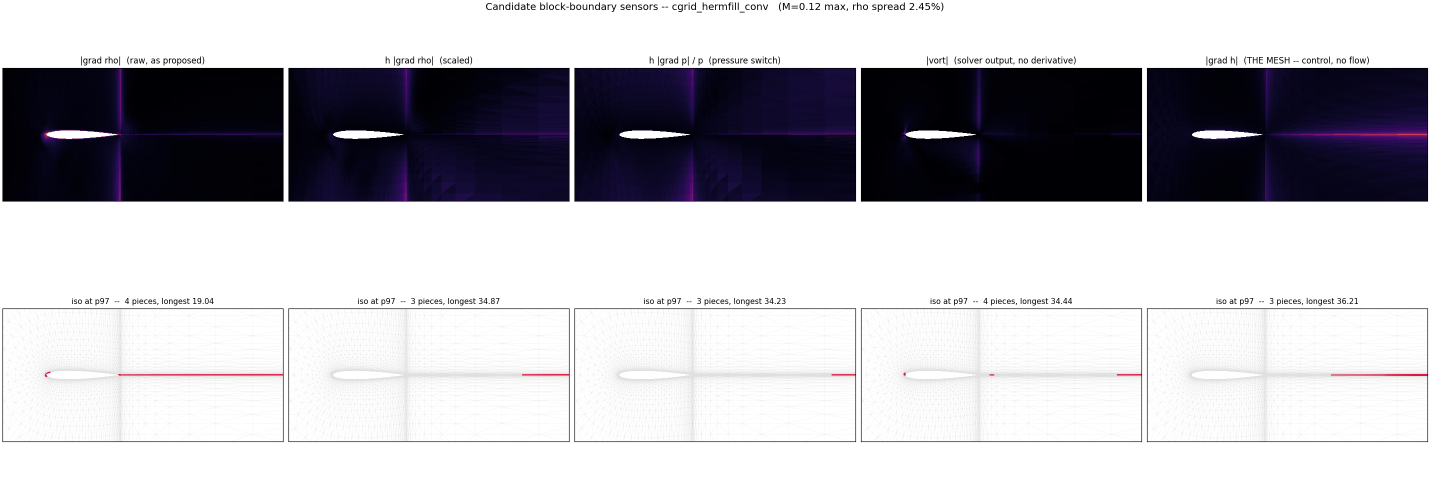
#> input picture prototypes/sensor_fields/sensors_cgrid_hermfill_conv.png, 2860 x 990 px (shown at 1/2 size)
$ python plot_vs_icing_video.py ../../../prototypes/sensor_fields/sensors_cgrid_hermfill_conv.png ../../../prototypes/sensor_fields/sensors_hybrid_probe_cfl03.png ../../../prototypes/sensor_fields/sensors_hybrid_probe_cfl03.png
#> lines starting #> are read from the running program, lines starting #| are printed output that depends on the picture
import sys, numpy as np, matplotlib
matplotlib.use("Agg")
import matplotlib.pyplot as plt
matplotlib.rcParams["font.sans-serif"] = ["Heiti TC","PingFang HK","Arial Unicode MS","DejaVu Sans"]
matplotlib.rcParams["axes.unicode_minus"] = False
from matplotlib.collections import LineCollection
from PIL import Image
INK, SEC, MUT, GRID = "#0b0b0b", "#52514e", "#898781", "#e1e0d9"
frame, mesh, out = sys.argv[1], sys.argv[2], sys.argv[3]
img = np.asarray(Image.open(frame).convert("RGB"))[250:450, 280:560]
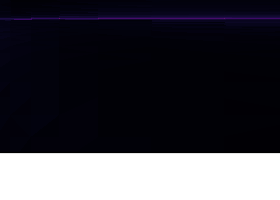
#> img: shape (200, 280, 3); mean R, G, B 61.7, 61, 68.4
def read(p):
#> (the run stopped early here; a loop or call above may not have finished)

$ run again, on prototypes/sensor_fields/sensors_hybrid_probe_transonic.png
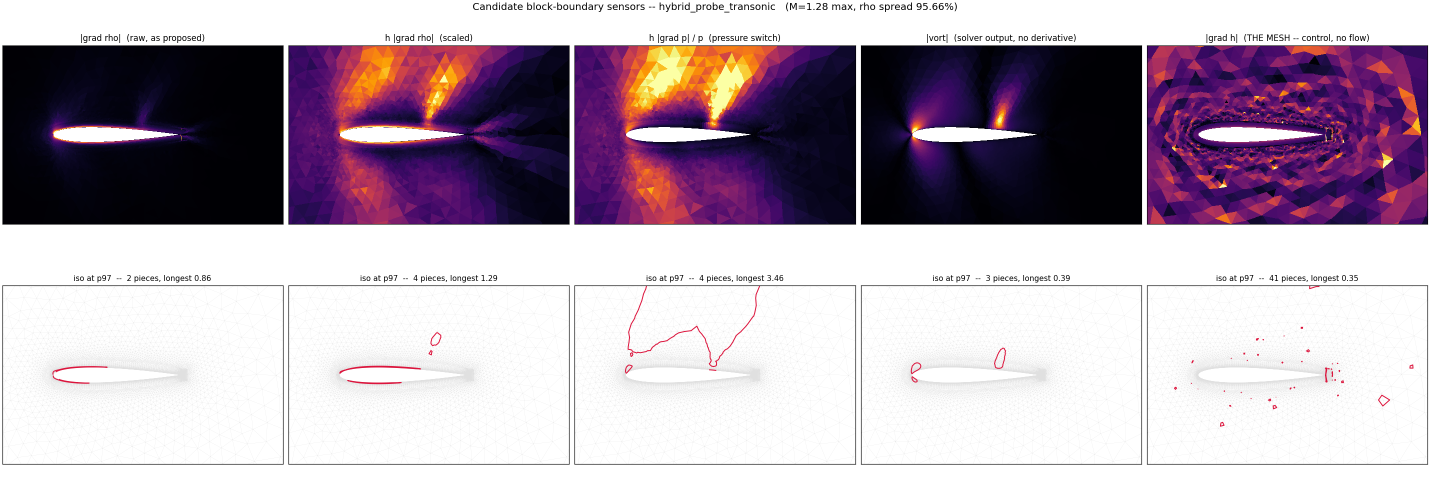
#> input picture prototypes/sensor_fields/sensors_hybrid_probe_transonic.png, 2860 x 990 px (shown at 1/2 size)
#> `img = np.asarray(Image.open(frame).convert("RGB"))[250:450, 280:560]`:
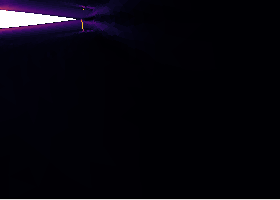
#> img: shape (200, 280, 3); mean R, G, B 7.3, 5.7, 13.7

$ run again, on prototypes/sensor_fields/sensors_tworing_conv_control.png
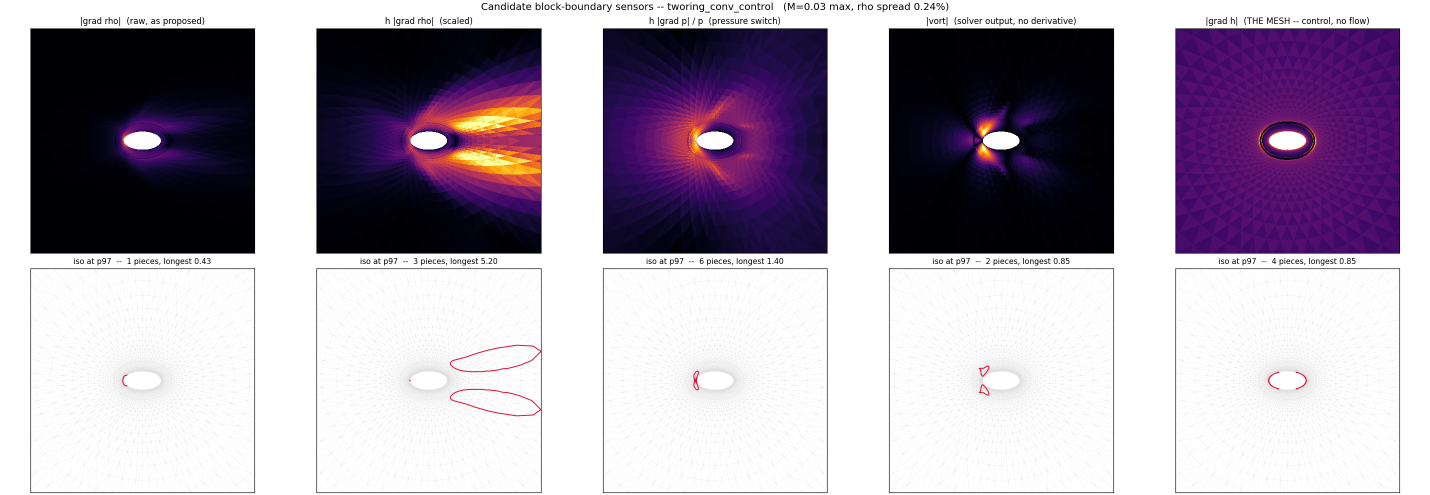
#> input picture prototypes/sensor_fields/sensors_tworing_conv_control.png, 2860 x 990 px (shown at 1/2 size)
#> `img = np.asarray(Image.open(frame).convert("RGB"))[250:450, 280:560]`:
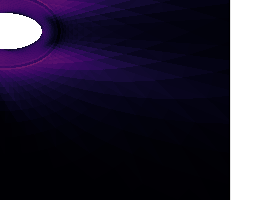
#> img: shape (200, 280, 3); mean R, G, B 59.6, 54.2, 72.6
